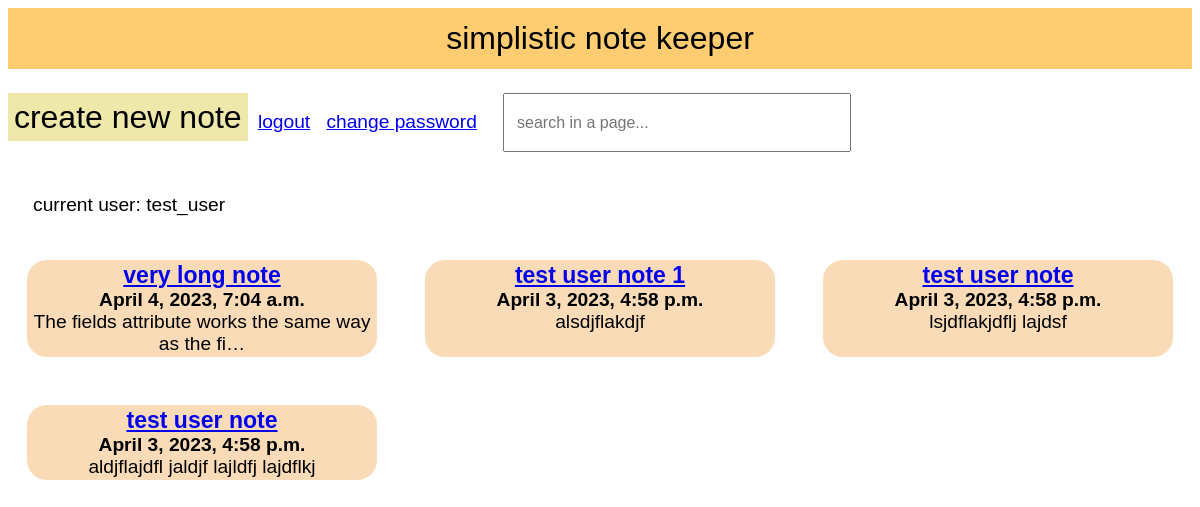
Screenshot of / (signed in) with the database file from the repository.
### note_app/models.py (models this page shows, shortened)
class NoteModel(models.Model):
    date_created = models.DateTimeField(default=now())
    note_name = models.CharField(max_length=50, default="")
    note_text = models.TextField(max_length=500)
    user = models.ForeignKey(User, default="", null=True, blank=True, on_delete=models.CASCADE)

### note_app/views.py (the view)
class NoteListView(ListView):
    model = NoteModel
    paginate_by = 12
    template_name = "note_list.html"
    def get_queryset(self):
        if self.request.user.is_authenticated:
            return NoteModel.objects.order_by("-date_created").filter(user=self.request.user)
        else:
            return NoteModel.objects.none()

### note_app/templates/note_list.html
{% extends "base.html" %}
{% block content %}
<a class="button_link" href="{% url 'create_note' %}">create new note</a>
{% if user.is_authenticated %}
    <a href="{% url 'logout' %}">logout</a>
    <a href="{% url 'password_change' %}">change password</a>
{% else %}
    <a href="{% url 'signup' %}">signup / </a>
    <a href="{% url 'login' %}">login / </a>
{% endif %}
<input id="searchbar" onkeyup="search_note()" type="text" name="search" placeholder="search in a page...">
<p>current user:
    {% if user.is_authenticated %}
        {{ user.username }}
    {% else %}
        visitor
    {% endif %}
</p>
{% if user.is_authenticated  %}
    <div class="wrapper">
    {% for note in object_list %}
        <div class="note">
            <span class="bold">
            <a href="{% url 'note_detail' note.pk %}">
            {{ note.note_name }}
            </a>
            <br>
            {{ note.date_created }}
            <br>
            </span>
            {{ note.note_text|truncatechars:50}}
            <br>
        </div>
    {% endfor %}
    </div>
{% endif %}
{% endblock %}

### note_app/static/style.css (style rules this page uses)
* { font-family: Arial, Helvetica, sans-serif; }
.bold { font-weight: bold; }
.wrapper { display: grid; grid-template-columns: repeat(3, 1fr); gap: 10px; }
p { padding: 0.5%; font-size: larger; margin: 1em; }
.note { padding: 0.5%; font-size: larger; margin: 1em; background-color: rgb(249, 219, 183); text-align: center; border-radius: 20px; }
.note::marker { content: none; }
a { padding: 0.5%; font-size: larger; }
#searchbar { width: 20em; height: 2em; padding: 1%; font-size: 1em; margin: 1em; }
.button_link { flex: 1; font-size: xx-large; text-decoration: none; outline: none; text-align: center; line-height: 3; color: black; }
.button_link:link, .button_link:visited, .button_link:focus { background: palegoldenrod; color: black; }

### rows the page displays
NoteModel: note_name "very long note", date_created "April 4, 2023, 7:04 a.m.", note_text "The fields attribute works the same way as the fi…"
NoteModel: note_name "test user note 1", date_created "April 3, 2023, 4:58 p.m.", note_text "alsdjflakdjf"
NoteModel: note_name "test user note", date_created "April 3, 2023, 4:58 p.m.", note_text "lsjdflakjdflj lajdsf"
NoteModel: note_name "test user note", date_created "April 3, 2023, 4:58 p.m.", note_text "aldjflajdfl jaldjf lajldfj lajdflkj"

### other values shown
{{ user.username }} "test_user"
